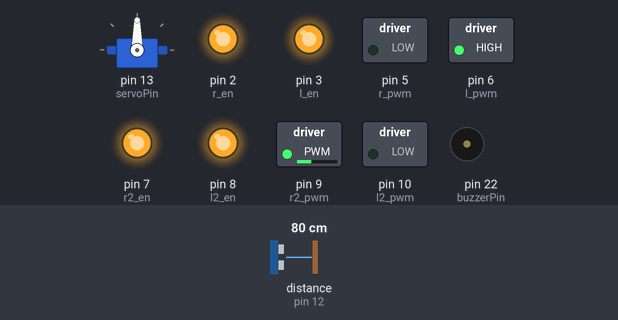
Simulated run of this sketch. Board: Arduino Mega 2560, built with avr-gcc and run on an emulated ATmega2560. Parts: servo, switched loads named in the sketch (green lamp = pin HIGH), output pins drawn as LEDs (lit = HIGH), buzzer (waves = sounding, pin HIGH). Wiring (inferred from the names in the program): ultrasonic range finder: trigger pin 11; echo pin 12. Inputs (shaded band) come from the test bench; at power-on: distance to the obstacle (sensor on pin 12) 80 cm. The echo pulse lasts 58.3 µs per cm; pins used as bus, display or sensor lines are not drawn.

Above: at 1.2 s.
1.3 s: distance to the obstacle (sensor on pin 12) set to 44 cm
2.8 s: distance to the obstacle (sensor on pin 12) set to 39 cm
At 3.4 s:
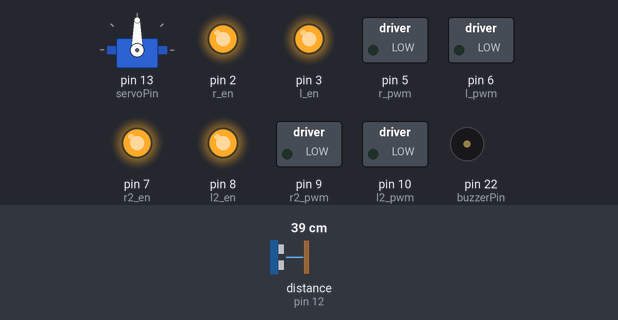
8.0 s: distance to the obstacle (sensor on pin 12) set to 60 cm
At 10.8 s:
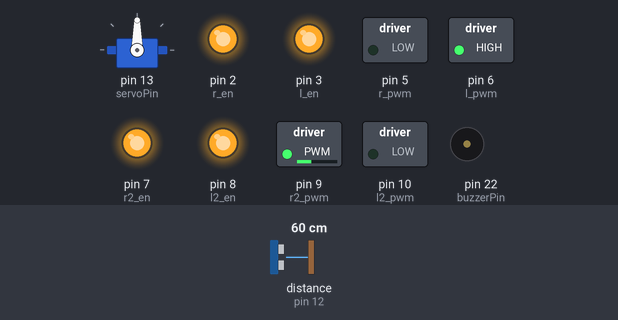
11.0 s: distance to the obstacle (sensor on pin 12) set to 2 cm
At 12.0 s:
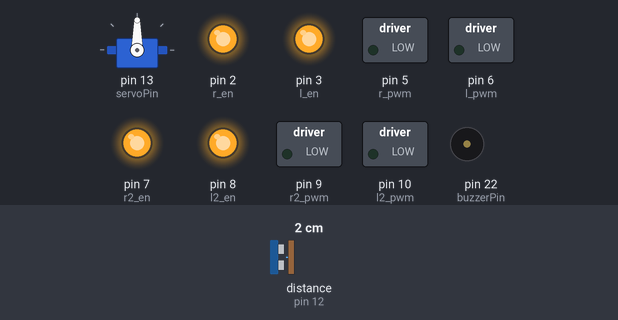
Timing chart, 0 to 13.6 s (numbered marks = the images above; inputs shaded):
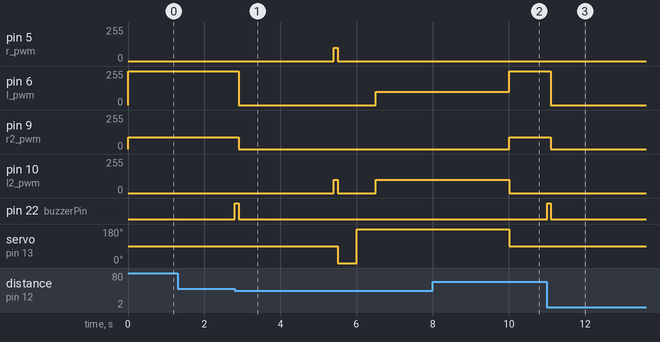

Measured:
- the behaviour switches between 42 and 41 cm on distance to the obstacle (sensor on pin 12) (found by bisection; images 0 and 1)
- after the input at 1.3 s, every drawn part: stays the same
- after the input at 2.8 s, pin 5 (r_pwm): 0/255 → 100/255 after 2.6 s, → 0/255 0.10 s later; pin 6 (l_pwm): 255/255 → 0/255 after 0.10 s, → 100/255 3.6 s later; pin 9 (r2_pwm): 90/255 → 0/255 after 0.10 s; pin 10 (l2_pwm): 0/255 → 100/255 after 2.6 s, → 0/255 0.10 s later, → 100/255 1.0 s later; pin 22 (buzzerPin): LOW → HIGH at once, → LOW 0.10 s later
- after the input at 8.0 s, pin 6 (l_pwm): 100/255 → 255/255 after 2.0 s; pin 9 (r2_pwm): 0/255 → 90/255 after 2.0 s
- after the input at 11.0 s, pin 6 (l_pwm): 255/255 → 0/255 after 0.10 s; pin 9 (r2_pwm): 90/255 → 0/255 after 0.10 s; pin 22 (buzzerPin): LOW → HIGH at once, → LOW 0.10 s later

The sketch:

prueba_2024.ino
```cpp
//LIBRERIAS
#include <Servo.h>

// PUENTE H (DERECHO)
int r_en = 2;
int l_en = 3;
int r_pwm = 5;
int l_pwm = 6;
// PUENTE H (IZQUIERDO)
int r2_en = 7;
int l2_en = 8;
int r2_pwm = 9;
int l2_pwm = 10;
// SENSOR ULTRASONICO
int trigPin = 11;
int echoPin = 12;
// SERVOMOTOR
Servo servo;
int servoPin = 13;

// BUZZER
int buzzerPin = 22; // Ahora el buzzer está conectado al pin 22 del Arduino Mega

long duration;
int distance;
bool obstacleDetected = false; // Variable para controlar el estado del buzzer

void setup() {
  pinMode(r_en, OUTPUT);
  pinMode(l_en, OUTPUT);
  pinMode(r_pwm, OUTPUT);
  pinMode(l_pwm, OUTPUT);
  pinMode(r2_en, OUTPUT);
  pinMode(l2_en, OUTPUT);
  pinMode(r2_pwm, OUTPUT);
  pinMode(l2_pwm, OUTPUT);
  pinMode(trigPin, OUTPUT);
  pinMode(echoPin, INPUT);
  pinMode(buzzerPin, OUTPUT); // Configura el pin del buzzer como salida

  servo.attach(servoPin);
  servo.write(90); // Inicializa el servo en el centro

  // Activa ambos puentes H para movimiento hacia adelante
  digitalWrite(r_en, HIGH);
  digitalWrite(l_en, HIGH);
  digitalWrite(r2_en, HIGH);
  digitalWrite(l2_en, HIGH);
}

void loop() {
  // Mide la distancia con el sensor ultrasónico
  distance = measureDistance();

  if (distance > 0 && distance <= 40) { // Si la distancia es válida y menor o igual a 40 cm
    if (!obstacleDetected) { // Verifica si el obstáculo fue detectado por primera vez
      digitalWrite(buzzerPin, HIGH); // Activa el buzzer
      delay(100); // Hace sonar el buzzer por un breve momento
      digitalWrite(buzzerPin, LOW);  // Apaga el buzzer
      obstacleDetected = true; // Marca que se detectó el obstáculo
    }
    stopMotors();
    delay(2500); // Pausa por medio segundo

    // Retrocede durante 1.5 segundos
    moveBackward();
    delay(100); // Retrocede por 1.5 segundos
    stopMotors(); // Detener después de retroceder

    // Gira el servo a la izquierda y derecha para determinar hacia dónde girar
    int leftDistance = checkSide(0);  // Verifica a la izquierda
    int rightDistance = checkSide(180); // Verifica a la derecha

    // Decide hacia dónde girar basándose en las distancias
    if (leftDistance > rightDistance) {
      turnLeft();
    } else {
      turnRight();
    }

    delay(3500); // Gira por un segundo
    servo.write(90); // Restablece el servo al centro
    moveForward(); // Continua moviéndose hacia adelante
  } else {
    obstacleDetected = false; // Reinicia el estado del obstáculo si no hay nada detectado
    moveForward(); // Si no hay obstáculos, sigue adelante
  }
}

int measureDistance() {
  digitalWrite(trigPin, LOW);
  delayMicroseconds(2);
  digitalWrite(trigPin, HIGH);
  delayMicroseconds(10);
  digitalWrite(trigPin, LOW);
  long duration = pulseIn(echoPin, HIGH, 30000); // Tiempo límite de espera de 30ms
  return duration * 0.034 / 2; // Calcula la distancia en cm
}

int checkSide(int angle) {
  servo.write(angle);
  delay(500); // Pausa para estabilizar la lectura
  return measureDistance(); // Mide la distancia en esa dirección
}

void stopMotors() {
  analogWrite(r_pwm, 0);
  analogWrite(l_pwm, 0);
  analogWrite(r2_pwm, 0);
  analogWrite(l2_pwm, 0);
}

void moveForward() {
  analogWrite(r_pwm, 0);    // Cambia el sentido del motor derecho
  analogWrite(l_pwm, 255);  // Motor derecho a velocidad máxima
  analogWrite(r2_pwm, 90); // Motor derecho a velocidad máxima
  analogWrite(l2_pwm, 0);   // Motor izquierdo
}

// Nueva función para retroceder
void moveBackward() {
  analogWrite(r_pwm, 100);  // Retrocede motor derecho
  analogWrite(l_pwm, 0);     // Retrocede motor izquierdo
  analogWrite(r2_pwm, 0);    // Retrocede motor derecho
  analogWrite(l2_pwm, 100);  // Retrocede motor izquierdo
}

void turnLeft() {
  analogWrite(r_pwm, 100);
  analogWrite(l_pwm, 0);
  analogWrite(r2_pwm, 100);
  analogWrite(l2_pwm, 0);
}

void turnRight() {
  analogWrite(r_pwm, 0);
  analogWrite(l_pwm, 100);
  analogWrite(r2_pwm, 0);
  analogWrite(l2_pwm, 100);
}
```
